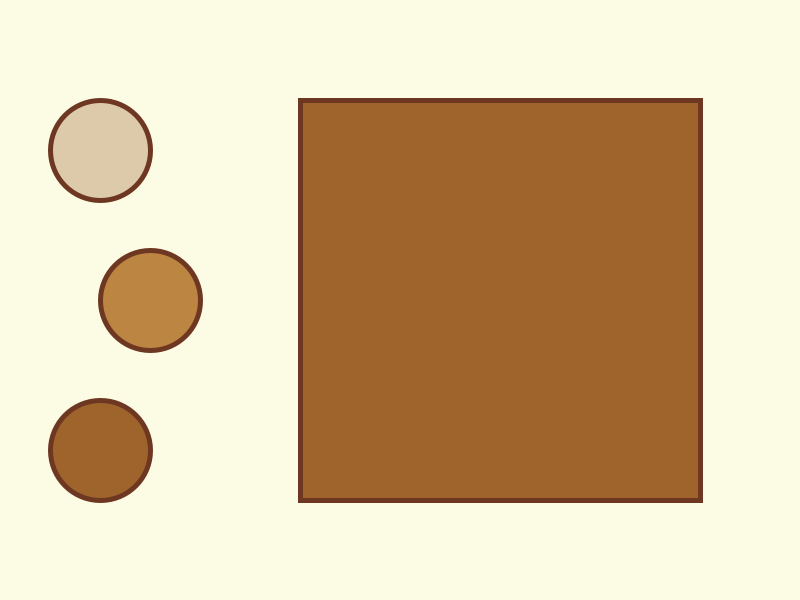
Frame 1 (no input)
Frame 60 (the mouse pressed at the canvas centre just before this capture): identical to frame 1, image omitted
Frame 120 (the mouse held since frame 60 and released just before this capture): identical to frame 1, image omitted

The Processing sketch that drew this single still picture (run headless with seeded random() and noise(); from frame 60 on, the mouse is pressed at the canvas centre):

// Processing sketch: Clickable_circular_buttons
// ── Clickable_circular_buttons.pde

//pallette of colors
color cream = #FCFBE3;
color lightBrown = #DDCAAA;
color mediumBrown = #BC8542;
color darkBrown = #9F642C;
color darkestBrown = #6E3722;
color white = #FFFFFF;
//variables for color selection
color selectedColor;
void setup() {
  size(800, 600);
  strokeWeight(5);
  stroke(darkestBrown);
  selectedColor = darkBrown;
} // setup end ========================
void draw() {
  background(cream);
  //buttons
  if (dist(100, 150, mouseX, mouseY) < 50) {
    stroke(white);
  } else {
    stroke(darkestBrown);
  }
  fill(lightBrown);
  circle(100, 150, 100);
  if (dist(150, 300, mouseX, mouseY) < 50) {
    stroke(white);
  } else {
    stroke(darkestBrown);
  }
  fill(mediumBrown);
  circle(150, 300, 100);
  if (dist(100, 450, mouseX, mouseY) < 50) {
    stroke(white);
  } else {
    stroke(darkestBrown);
  }
  fill(darkBrown);
  circle(100, 450, 100);
  
  //indicator
  stroke(darkestBrown);
  fill(selectedColor);
  square(300, 100, 400);
  // end of draw ========================
}
void mouseReleased() {
  if (dist(100, 150, mouseX, mouseY) < 50) {
    selectedColor = lightBrown;
  }
  if (dist(150, 300, mouseX, mouseY) < 50) {
    selectedColor = mediumBrown;
  }
  if (dist(100, 450, mouseX, mouseY) < 50) {
    selectedColor = darkBrown;
  }
  
}
